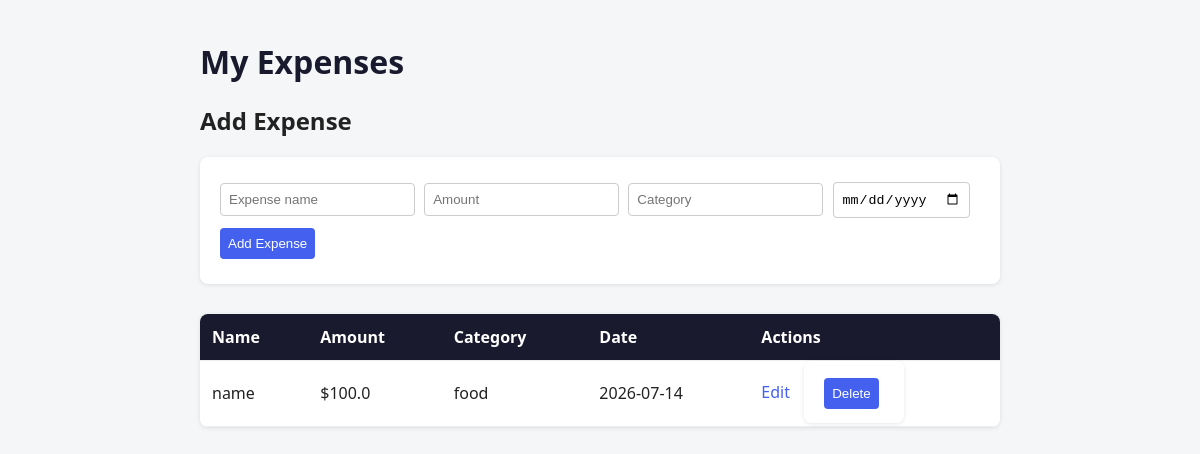
The app's page /, older data.
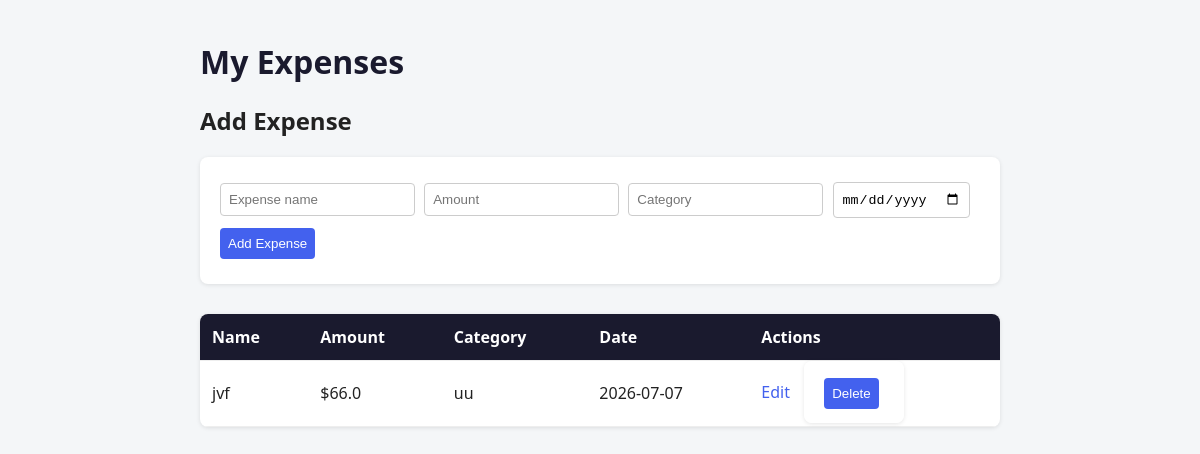
The same page, newer data.
### tables this page shows
CREATE TABLE expenses (
            id INTEGER PRIMARY KEY AUTOINCREMENT,
            name TEXT NOT NULL,
            amount REAL NOT NULL,
            category TEXT NOT NULL,
            date TEXT NOT NULL
        );

### app.py (the view)
@app.route('/')
def home():
    expenses = get_expenses()
    return render_template('index.html', expenses=expenses)

### app.py (called while the page is built)
def get_expenses():
    conn = sqlite3.connect('expenses.db')
    conn.row_factory = sqlite3.Row
    cursor = conn.cursor()
    cursor.execute('SELECT * FROM expenses ORDER BY date DESC')
    expenses = cursor.fetchall()
    conn.close()
    return expenses

### templates/index.html (shortened to what this page needs)
<!DOCTYPE html>
<html>
<head>
    <link rel="stylesheet" href="{{ url_for('static', filename='style.css') }}">
</head>
<body>
    <h1>My Expenses</h1>
    <h2>Add Expense</h2>
<form action="/add" method="POST">
    <input type="text" name="name" placeholder="Expense name" required>
    <input type="number" step="0.01" name="amount" placeholder="Amount" required>
    <input type="text" name="category" placeholder="Category" required>
    <input type="date" name="date" required>
    <button type="submit">Add Expense</button>
</form>
   <table>
    <tr>
        <th>Name</th>
        <th>Amount</th>
        <th>Category</th>
        <th>Date</th>
        <th>Actions</th>
    </tr>
    {% for expense in expenses %}
    <tr>
        <td>{{ expense['name'] }}</td>
        <td>${{ expense['amount'] }}</td>
        <td>{{ expense['category'] }}</td>
        <td>{{ expense['date'] }}</td>
        <td>
            <a href="/edit/{{ expense['id'] }}">Edit</a>
            <form action="/delete/{{ expense['id'] }}" method="POST" style="display:inline">
                <button type="submit">Delete</button>
            </form>
        </td>
    </tr>
    {% endfor %}
</table>
</body>
</html>

Row changes from the older to the newer data that the page shows:
removed expenses: name "name", amount "100.0", category "food", date "2026-07-14"
added expenses: name "jvf", amount "66.0", category "uu", date "2026-07-07"
